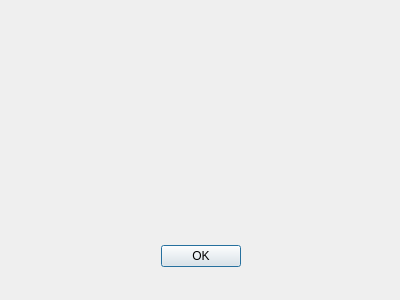
<?xml version="1.0" encoding="UTF-8"?>
<ui version="4.0">
 <class>Popup</class>
 <widget class="QDialog" name="Popup">
  <property name="geometry">
   <rect>
    <x>0</x>
    <y>0</y>
    <width>400</width>
    <height>300</height>
   </rect>
  </property>
  <property name="windowTitle">
   <string>Dialog</string>
  </property>
  <widget class="QDialogButtonBox" name="buttonBox">
   <property name="geometry">
    <rect>
     <x>30</x>
     <y>240</y>
     <width>341</width>
     <height>32</height>
    </rect>
   </property>
   <property name="orientation">
    <enum>Qt::Horizontal</enum>
   </property>
   <property name="standardButtons">
    <set>QDialogButtonBox::Ok</set>
   </property>
   <property name="centerButtons">
    <bool>true</bool>
   </property>
  </widget>
 </widget>
 <resources/>
 <connections>
  <connection>
   <sender>buttonBox</sender>
   <signal>accepted()</signal>
   <receiver>Popup</receiver>
   <slot>accept()</slot>
   <hints>
    <hint type="sourcelabel">
     <x>248</x>
     <y>254</y>
    </hint>
    <hint type="destinationlabel">
     <x>157</x>
     <y>274</y>
    </hint>
   </hints>
  </connection>
  <connection>
   <sender>buttonBox</sender>
   <signal>rejected()</signal>
   <receiver>Popup</receiver>
   <slot>reject()</slot>
   <hints>
    <hint type="sourcelabel">
     <x>316</x>
     <y>260</y>
    </hint>
    <hint type="destinationlabel">
     <x>286</x>
     <y>274</y>
    </hint>
   </hints>
  </connection>
 </connections>
</ui>
